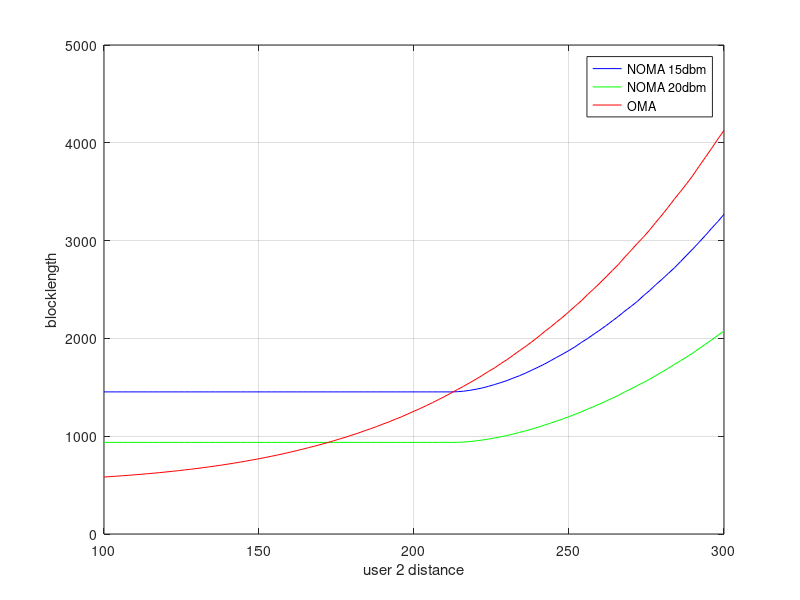

Here is the MATLAB script that generated this plot:
% This script analysis the relation between blocklength , power allocation
% coefficient and user 2 distance
% calculate blocklength and power allocation coefficient according
% different conditon

clc; clear variables; close all;
N = 1e6;
N1 = 80;
N2 = 80;

eplsion1R = 10^-5;
eplsion2R = 10^-4;

Pt = 18:2:20;                    %Transmit Power in dBm
pt = (10^-3)*db2pow(Pt);    %Transmit Power (linear scale)

BW = 10^7;                  %System bandwidth
No = -174 + 10*log10(BW);   %Noise power (dBm)
no = (10^-3)*10.^(No/10);   %Noise power (linear scale)

% rho = pt/ no;

eta = 4;

d1 = 100;

d2 = 100:2:300;
check1 = zeros(length(d2),1);
check2 = zeros(length(d2),1);

delta = 1/2;
beta1 = 1/2;
beta2 = 1-beta1;

h1 = sqrt(1/2*d1^-eta)*(randn(1,N)+1i*randn(1,N));
lamda1 = mean(abs(h1).^2);

for u = 1:length(Pt)
    rho = pt(u)/no;
    for dd=1:length(d2)
        h2 = sqrt(1/2*d2(dd)^-eta)*(randn(1,N)+1i*randn(1,N));
        lamda2 = mean(abs(h2).^2);

        contraint(dd) = (lamda1*eplsion1R)/(lamda2*eplsion2R);
        k = contraint(dd)*delta;

        % optimal alpha1 and blocklength calculation
        if d2(dd)/d1 > (eplsion2R/eplsion1R)^0.25 && (lamda2*eplsion2R*rho + 2)*lamda1*eplsion1R - (lamda2*eplsion2R.*rho + 4)*lamda2*eplsion2R >0
            opt_a1(dd,u) = (-lamda1*eplsion1R + sqrt((lamda1*eplsion1R)^2+...
                      4*(lamda2*eplsion2R)^2*rho*(lamda1*eplsion1R-lamda2*eplsion2R))) ...
                      / (2*lamda2*eplsion2R*rho*(lamda1*eplsion1R-lamda2*eplsion2R));
            opt_M(dd,u) = N1/log2(1+((-lamda1*eplsion1R + sqrt((lamda1*eplsion1R)^2+4*(lamda2*eplsion2R)^2*rho*(lamda1*eplsion1R-lamda2*eplsion2R)))...
                                 / (2*lamda2*eplsion2R)));

        elseif d2(dd)/d1 > (eplsion2R/eplsion1R)^0.25 && (lamda2*eplsion2R*rho + 2)*lamda1*eplsion1R - (lamda2*eplsion2R.*rho + 4)*lamda2*eplsion2R <0
            opt_a1(dd,u) = (-lamda1*eplsion1R + sqrt((lamda1*eplsion1R)^2+...
                      4*(k*lamda2*eplsion2R)^2*rho*(lamda1*eplsion1R-k*lamda2*eplsion2R))) ...
                      / (2*k*lamda2*eplsion2R*rho*(lamda1*eplsion1R-k*lamda2*eplsion2R));
            opt_M(dd,u) = N1/log2(1+((-lamda1*eplsion1R + sqrt((lamda1*eplsion1R)^2+4*(k*lamda2*eplsion2R)^2*rho*(lamda1*eplsion1R-k*lamda2*eplsion2R)))...
                                 / (2*k*lamda2*eplsion2R)));
            check1(dd) = 1;
        else
            opt_a1(dd,u) = (-lamda1*eplsion1R + sqrt((lamda1*eplsion1R)^2+...
                      4*(k*lamda2*eplsion2R)^2*rho*(lamda1*eplsion1R-k*lamda2*eplsion2R))) ...
                      / (2*k*lamda2*eplsion2R*rho*(lamda1*eplsion1R-k*lamda2*eplsion2R));
            opt_M(dd,u) = N1/log2(1+((-lamda1*eplsion1R + sqrt((lamda1*eplsion1R)^2+4*(k*lamda2*eplsion2R)^2*rho*(lamda1*eplsion1R-k*lamda2*eplsion2R)))...
                                 / (2*k*lamda2*eplsion2R)));
            check2(dd) = 1;
        end
        % Blocklength for OMA users
        % Equal power allocation
        rho1 = (0.5*pt(2)) / (beta1*no);
        rho2 = (0.5*pt(2)) / (beta2*no);
        OMA_opt_M1(dd) = N1/(beta1*log2(1+(eplsion1R*lamda1*rho1)));
        OMA_opt_M2(dd) = N2/(beta2*log2(1+(eplsion2R*lamda2*rho2)));

        OMA_opt_M(dd) = OMA_opt_M1(dd)+OMA_opt_M2(dd);


    end
end




figure (1)

% term1 = beta1*log(1+eplsion1R*lamda1*rho1);
% term2 = log(1+((-1+sqrt(1+4*delta^2*rho*lamda1*eplsion1R*(1-delta))) / (2*delta)))
% d2_min_thred = ((exp((term1*term2)/((term1-term2)*beta2))-1) / (eplsion2R*rho2))^(-1/eta)


plot(d2, opt_M(:,1), 'b');
hold on; grid on;
plot(d2, opt_M(:,2), 'g');
plot(d2, OMA_opt_M, 'r');

ylabel('blocklength');


legend('NOMA 15dbm','NOMA 20dbm','OMA');
    
% xline(d2_min_thred,'-','D2 min');
xlabel('user 2 distance');



